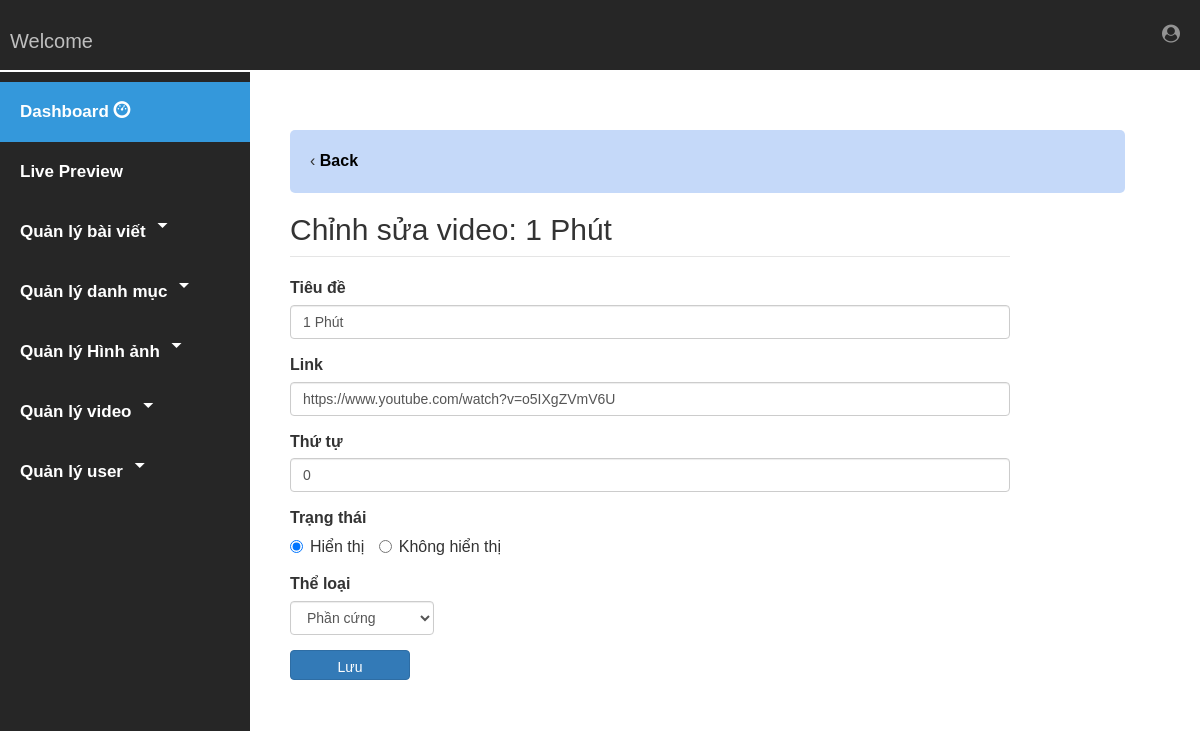
/php/edit_video.php?id=18, run on the app's committed database.
### tables this page shows
CREATE TABLE IF NOT EXISTS `video` (
  `id` int(11) NOT NULL AUTO_INCREMENT,
  `tieu_de` varchar(50) NOT NULL,
  `link` varchar(200) NOT NULL,
  `sap_xep` int(11) NOT NULL,
  `status` int(1) NOT NULL,
  `the_loai` varchar(50) NOT NULL,
  PRIMARY KEY (`id`)
);

### php/edit_video.php (the view, shortened to what this page needs)
<?php
	include('./header.php');
	include('../another/connect.php');
?>
<div class="main">
<?php
	if(isset($_GET['id']) && FILTER_VAR($_GET['id'], FILTER_VALIDATE_INT, array('min_range' => 1)))
	{
		$id = $_GET['id'];
		$query_select = "SELECT tieu_de, link, sap_xep, status, the_loai FROM video WHERE id = {$id}";
		$execute_select_query = mysqli_query($connect, $query_select) or die("Error: " . mysql_error($connect));
		$num = mysqli_num_rows($execute_select_query);
		if($num == 1)
		{
			list($title, $link, $order, $status, $category_video) = mysqli_fetch_array($execute_select_query);
		}
		else{
			echo '<p style="color: red; font-weight: bold"> Video không tồn tại </p>';
		}
	}
	else{
		header('location: http://localhost/blog/php/list_video.php');
	}
?>
<div class="container-fruid">
	<div class="path-dashboard">
		&lsaquo;
		<a href="./list_video.php" style="color: #000"> Back </a>
	</div>
	<div class="row">
		<div class="col-xs-10 col-sm-10 col-md-10 col-lg-10">
			<form action="" method="POST" role="form">
				<legend> <h2> Chỉnh sửa video: <?php if(isset($title)) echo $title; ?>  </h2> </legend>
				<div class="form-group">
					<label for=""> Tiêu đề </label>
					<input type="text" name="title" class="form-control" placeholder="Tiêu đề..." value="<?php if(isset($title)) echo $title; ?>" autocomplete="off" maxLength="50">
				</div>
				<div class="form-group">
					<label for=""> Link </label>
					<input type="text" name="link" class="form-control" value="<?php if(isset($link)) echo $link; ?>" autocomplete="off">
				</div>
				<div class="form-group">
					<label for=""> Thứ tự </label>
					<input type="number" name="order" class="form-control" value="<?php if(isset($order)) echo $order;?>" autocomplete="off">
				</div>
				<div class="form-group">
					<label for=""> Trạng thái </label> <br />
					<label class="radio-inline" for="rd-status-show">
						<input type="radio" name="status" id="rd-status-show" value="1" checked <?php if(isset($status) && $status == 1) echo 'checked' ?> >
						Hiển thị
					</label>
					<label class="radio-inline" for="rd-status-hidden">
						<input type="radio" name="status" value="0" id="rd-status-hidden" <?php if(isset($status) && $status == 0) echo 'checked' ?>>
						Không hiển thị
					</label>
				</div>
				<div class="form-group">
					<label for=""> Thể loại </label>
					<select class="form-control sl-ct" name="category">
						<?php
							$query_category = "SELECT * FROM add_category";
							$execute_category = mysqli_query($connect, $query_category);
							$result_category = mysqli_num_rows($execute_category);
							if($result_category > 0)
							{
								while ($rows = mysqli_fetch_array($execute_category)) {
						?>
							<option value="<?php echo $rows['ten_danhmuc']; ?>"><?php echo $rows['ten_danhmuc']; ?> </option>
						<?php
								}
							}
						?>
					</select>
				</div>
				<button type="submit" name="submit_video" class="btn btn-primary"> Lưu </button>
				<br /> <br />
			</form>
		</div>
	</div>
</div>

### css/style_admin.css (style rules this page uses)
* { padding: 0; margin: 0; user-select: none; }
body { font-family: Arial; padding: 0; font-size: 16px; }
a { text-decoration: none; font-weight: bold; transition: .3s ease; }
input[type="submit"], input[type="button"], button { width: 120px; height: 30px; color: #fff; font-weight: bold; border: 0; border-radius: 5px; outline: none; background-color: #6893de; transition: .3s ease; }
input[type="radio"] { outline: none; }
.main { position: absolute; width: calc(100% - 250px); height: calc(100% - 70px); top: 70px; left: 250px; padding: 40px; box-sizing: border-box; }
.main .path-dashboard { margin-top: 20px; width: 96%; padding: 20px; border-radius: 5px; background-color: rgb(139, 179, 244, .5); }
select.form-control.sl-ct { width: 20% }

### data on the page
video: tieu_de "1 Phút", title "1 Phút", link "https://www.youtube.com/watch?v=o5IXgZVmV6U", order "0", status "☑ Hiển thị", status "☐ Không hiển thị"

### other printed values
form field category "Phần cứng"
